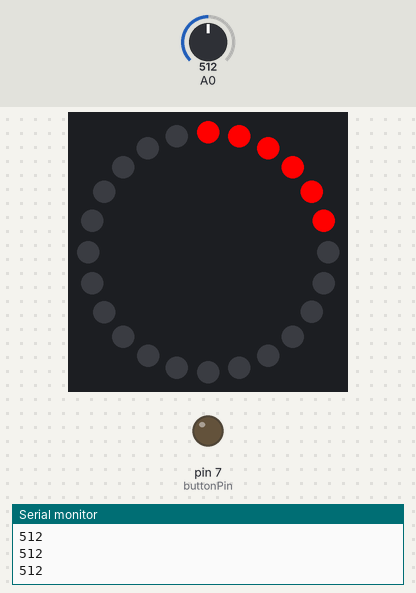
This sketch was run on a simulated Arduino Uno, built with avr-gcc and run on an emulated ATmega328P. Parts: 24 RGB LEDs in a ring, first at the top, clockwise, output pins drawn as LEDs (lit = HIGH), the last lines printed to the serial monitor. The inputs (shaded band) are chosen by the test bench; at power-on: A0 = 512.

Above: at 1.2 s.
1.3 s: A0 set to 1023
At 3.25 s:
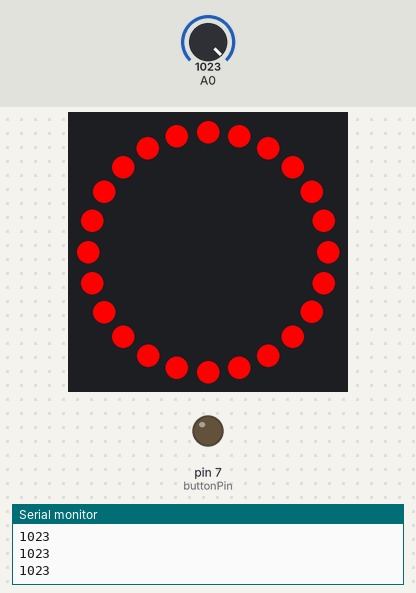
4.3 s: A0 set to 900
At 6.04 s:
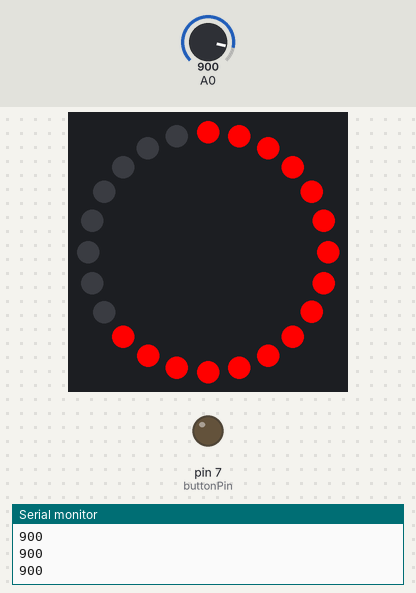
7.3 s: A0 set to 716
At 7.89 s:
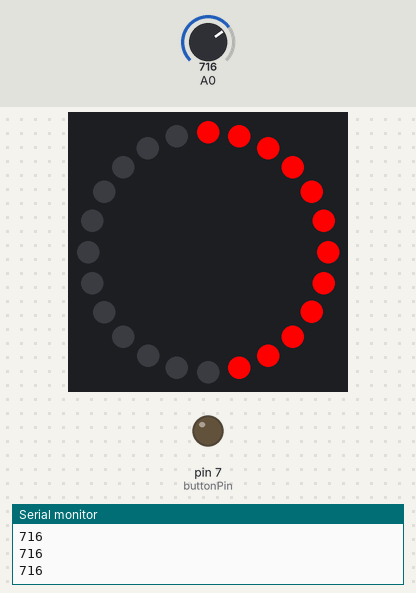
Timing chart, 0 to 10.3 s (numbered marks = the images above; inputs shaded):
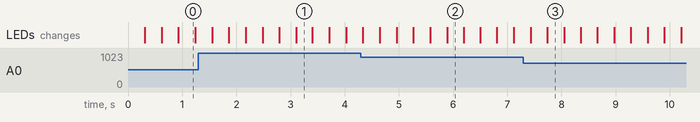

The sketch:

NeopixelControl.ino
```cpp
#include<Adafruit_NeoPixel.h>

#define PIN    2
#define N_LEDS  24

Adafruit_NeoPixel ring = Adafruit_NeoPixel(N_LEDS, PIN, NEO_GRB + NEO_KHZ800);

int buttonPin=7;
int red=0, green=0, blue=0;

void setup()
{
  pinMode(buttonPin,OUTPUT);
  ring.begin();
  Serial.begin(9600);
}

void setColour(int r, int g, int b) {
  red=r;
  green=g;
  blue=b;
}

int readPotValue(int port) {
  int value=analogRead(port);
  return value;
}

int colourEffect(int buttonPin) {
  int buttonEffect=0;
  if(digitalRead(buttonPin)==HIGH) {
    delay(10);
    Serial.println("Tryck");
    if(buttonEffect<=10)
      buttonEffect++;
    else
      buttonEffect=0;
  }
  return buttonEffect;
}


void loop()
{
  int potValue=readPotValue(0); //left end: 0, right end: 1023
  Serial.println(potValue);
  int numberOfLeds=map(potValue,0,1023,0,24);

  delay(10);
  switch(colourEffect(buttonPin)) {
    case 0:
      setColour(255, 0, 0);
      break;
    case 1:
      setColour(0, 255, 0);
      break;
    case 2:
      setColour(0, 0, 255);
      break;
    default:
      setColour(255,255,255);
  }
  ring.fill(0,0,0);
  for(int i=0;i<numberOfLeds;i++) {
  ring.setPixelColor(i, ring.Color(red,green,blue));
    ring.show();
    delay(10);
  }
}
```
